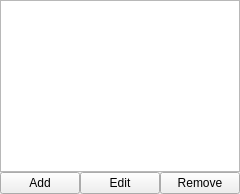
<?xml version="1.0" encoding="UTF-8"?>
<ui version="4.0">
 <class>StringListEdit</class>
 <widget class="QWidget" name="StringListEdit">
  <property name="geometry">
   <rect>
    <x>0</x>
    <y>0</y>
    <width>229</width>
    <height>194</height>
   </rect>
  </property>
  <property name="windowTitle">
   <string>Form</string>
  </property>
  <layout class="QVBoxLayout" name="verticalLayout_2">
   <property name="margin">
    <number>0</number>
   </property>
   <item>
    <layout class="QVBoxLayout" name="verticalLayout">
     <property name="spacing">
      <number>0</number>
     </property>
     <item>
      <widget class="QListWidget" name="listWidget">
       <property name="editTriggers">
        <set>QAbstractItemView::NoEditTriggers</set>
       </property>
       <property name="tabKeyNavigation">
        <bool>false</bool>
       </property>
       <property name="dragEnabled">
        <bool>true</bool>
       </property>
       <property name="dragDropMode">
        <enum>QAbstractItemView::InternalMove</enum>
       </property>
       <property name="defaultDropAction">
        <enum>Qt::MoveAction</enum>
       </property>
       <property name="alternatingRowColors">
        <bool>true</bool>
       </property>
       <property name="uniformItemSizes">
        <bool>true</bool>
       </property>
      </widget>
     </item>
     <item>
      <layout class="QHBoxLayout" name="horizontalLayout">
       <property name="spacing">
        <number>0</number>
       </property>
       <item>
        <widget class="QPushButton" name="pb_Add">
         <property name="text">
          <string>Add</string>
         </property>
        </widget>
       </item>
       <item>
        <widget class="QPushButton" name="pb_Edit">
         <property name="text">
          <string>Edit</string>
         </property>
        </widget>
       </item>
       <item>
        <widget class="QPushButton" name="pb_Remove">
         <property name="text">
          <string>Remove</string>
         </property>
        </widget>
       </item>
      </layout>
     </item>
    </layout>
   </item>
  </layout>
 </widget>
 <resources/>
 <connections/>
</ui>
